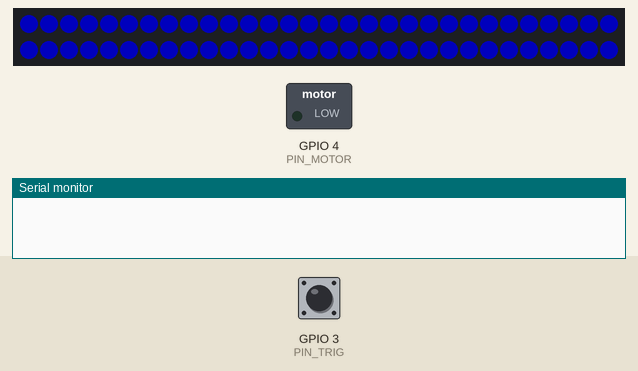
Recording of a sketch running on a simulated Seeed XIAO ESP32-C3. Parts: 60 RGB LEDs in strip order, left to right, continuing on the next row, switched loads named in the sketch (green lamp = pin HIGH), the last lines printed to the serial monitor. The inputs (shaded band) are chosen by the test bench; at power-on: GPIO 3 (PIN_TRIG) HIGH. Dim RGB values are drawn brighter than linear.

Above: at 1.1 s.
2.8 s: GPIO 3 (PIN_TRIG) pulled LOW for 1 s
At 5.0 s:
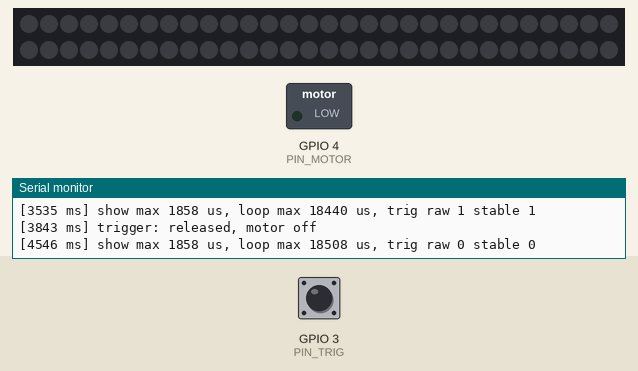
5.3 s: GPIO 3 (PIN_TRIG) pulled LOW for 3.2 s
At 5.49 s:
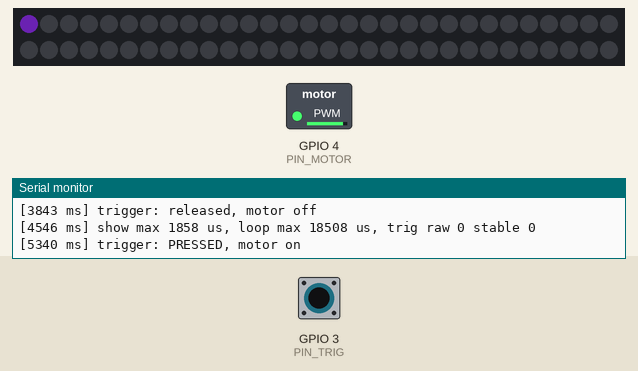
10.0 s: GPIO 3 (PIN_TRIG) pulled LOW for 1 s
At 10.5 s:
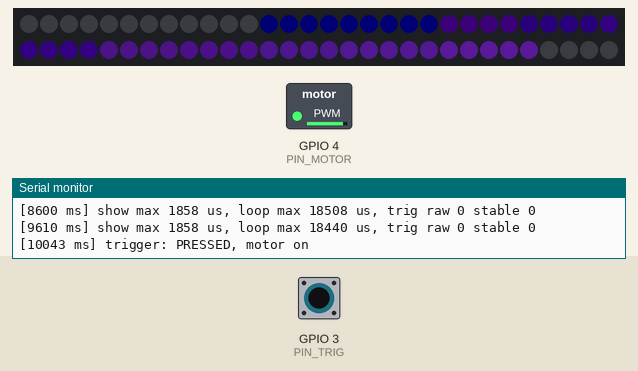
Timing chart, 0 to 13.0 s (numbered marks = the images above; inputs shaded):
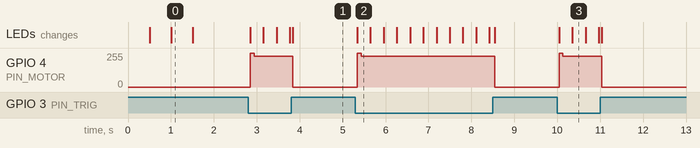

The sketch:

motor_test.ino
```cpp
// motor_test — bench test: squeeze the trigger, the blower runs and a comet
// runs down the strip.
//
// Adds the motor path to strip_test: D2 -> 74AHCT125 gate 2 -> 100R -> MOSFET
// gate, motor powered from the kit's 18650. XIAO and strip still on USB; no
// boost yet. Same pins, gate and motor timing as clown_arm.ino.
//
// Board:  Seeed XIAO ESP32-C3
// Core:   ESP32 Arduino core 3.x  (ledcAttach; see clown_arm.ino for 2.x)
// Lib:    FastLED
//
// Tools -> USB CDC On Boot: Enabled, or the Serial Monitor stays blank.

#include <FastLED.h>

constexpr uint8_t PIN_LED   = 10;  // silk D10, -> 74AHCT125 1A
constexpr uint8_t PIN_TRIG  = 3;   // silk D1,  microswitch NO; COM to GND
constexpr uint8_t PIN_MOTOR = 4;   // silk D2,  -> 74AHCT125 2A; 2Y -> 100R -> gate

// The strip still runs off the XIAO's 5V pin, i.e. USB. 60 pixels at full
// white would be over 3 A; the power cap scales brightness down to stay under
// USB_LIMIT_MA, so the boot flash will look dimmer than the comet.
constexpr int      NUM_LEDS     = 60;
constexpr uint8_t  BRIGHTNESS   = 80;
constexpr uint16_t USB_LIMIT_MA = 300;

constexpr uint16_t COMET_TRAVEL_MS = 250;   // same as clown_arm.ino
constexpr uint16_t COMET_REPEAT_MS = 320;
constexpr uint8_t  THEME_HUE       = 192;

constexpr uint8_t  MOTOR_RUN_DUTY  = 230;   // same as clown_arm.ino
constexpr uint8_t  MOTOR_KICK_DUTY = 255;
constexpr uint16_t MOTOR_KICK_MS   = 80;
constexpr uint32_t MOTOR_PWM_HZ    = 20000;
constexpr uint8_t  MOTOR_PWM_BITS  = 8;

constexpr uint16_t DEBOUNCE_MS = 25;

CRGB leds[NUM_LEDS];

bool     trigStable   = false;
bool     trigLastRaw  = false;
uint32_t trigChangeAt = 0;
uint32_t fireStart    = 0;
uint32_t cometStart   = 0;

static void setMotor(uint8_t duty) {
  ledcWrite(PIN_MOTOR, duty);
}

static void readTrigger() {
  bool raw = (digitalRead(PIN_TRIG) == LOW);   // active low
  uint32_t now = millis();
  if (raw != trigLastRaw) {
    trigLastRaw  = raw;
    trigChangeAt = now;
  } else if (raw != trigStable && (now - trigChangeAt) >= DEBOUNCE_MS) {
    trigStable = raw;
    if (trigStable) {
      fireStart  = now;
      cometStart = now;
      setMotor(MOTOR_KICK_DUTY);
    } else {
      setMotor(0);
    }
    Serial.printf("[%lu ms] %s\n", (unsigned long)now,
                  trigStable ? "trigger: PRESSED, motor on" : "trigger: released, motor off");
  }
}

void setup() {
  // Motor pin low before anything slow runs, same as clown_arm.ino.
  pinMode(PIN_MOTOR, OUTPUT);
  digitalWrite(PIN_MOTOR, LOW);

  Serial.begin(115200);
  // Never let logging stall the loop. With no Serial Monitor reading, a
  // blocking print freezes everything -- including the motor-off on release.
  Serial.setTxTimeoutMs(0);
  pinMode(PIN_TRIG, INPUT_PULLUP);

  ledcAttach(PIN_MOTOR, MOTOR_PWM_HZ, MOTOR_PWM_BITS);
  setMotor(0);

  FastLED.addLeds<WS2812B, PIN_LED, GRB>(leds, NUM_LEDS);
  FastLED.setBrightness(BRIGHTNESS);
  FastLED.setMaxPowerInVoltsAndMilliamps(5, USB_LIMIT_MA);

  const CRGB boot[] = { CRGB::Red, CRGB::Green, CRGB::Blue };
  for (const CRGB& c : boot) {
    fill_solid(leds, NUM_LEDS, c);
    FastLED.show();
    delay(500);
  }
  FastLED.clear(true);

  Serial.println("motor_test ready — squeeze the trigger");
}

void loop() {
  readTrigger();
  uint32_t now = millis();

  if (trigStable) {
    // Drop out of the kickstart pulse once the motor is turning.
    if (now - fireStart >= MOTOR_KICK_MS) setMotor(MOTOR_RUN_DUTY);

    fadeToBlackBy(leds, NUM_LEDS, 64);
    if (now - cometStart >= COMET_REPEAT_MS) cometStart = now;
    uint32_t age = now - cometStart;
    if (age <= COMET_TRAVEL_MS) {
      // On a long strip the head moves several pixels per frame. Light every
      // pixel it passed since the last frame, or most of them never show.
      static int lastPos = 0;
      int pos = (int)(age * (NUM_LEDS - 1) / COMET_TRAVEL_MS);
      if (pos < lastPos) lastPos = 0;   // a new comet just launched
      for (int i = lastPos; i <= pos; i++) leds[i] = CHSV(THEME_HUE, 160, 255);
      lastPos = pos;
    }
  } else {
    fill_solid(leds, NUM_LEDS, CHSV(THEME_HUE, 200, 20));
  }

  uint32_t t0 = micros();
  FastLED.show();
  uint32_t showUs = micros() - t0;

  // Timing report, once a second: slowest show() and slowest whole loop.
  static uint32_t lastLoop = micros(), maxShow = 0, maxLoop = 0, lastReport = 0;
  uint32_t loopUs = t0 - lastLoop;
  lastLoop = t0;
  if (showUs > maxShow) maxShow = showUs;
  if (loopUs > maxLoop) maxLoop = loopUs;
  if (now - lastReport >= 1000) {
    Serial.printf("[%lu ms] show max %lu us, loop max %lu us, trig raw %d stable %d\n",
                  (unsigned long)now, (unsigned long)maxShow, (unsigned long)maxLoop,
                  digitalRead(PIN_TRIG) == LOW, trigStable);
    maxShow = maxLoop = 0;
    lastReport = now;
  }

  delay(16);
}
```

Measured:
- after the input at 2.8 s, GPIO 4 (PIN_MOTOR): 0/255 → 255/255 after 0.05 s, → 229/255 0.09 s later, → 0/255 0.91 s later; the LEDs: first change after 0.05 s (image 1 shows a later state)
- after the input at 5.3 s, GPIO 4 (PIN_MOTOR): 0/255 → 255/255 at once, → 229/255 0.09 s later, → 0/255 3.1 s later; the LEDs: change at once (image 2)
- after the input at 10.0 s, GPIO 4 (PIN_MOTOR): 0/255 → 255/255 at once, → 229/255 0.09 s later, → 0/255 0.91 s later; the LEDs: first change after 0.05 s (image 3 shows a later state)
- what the display in image 0 shows lasts 0.5 s, from 1.0 s to 1.5 s
